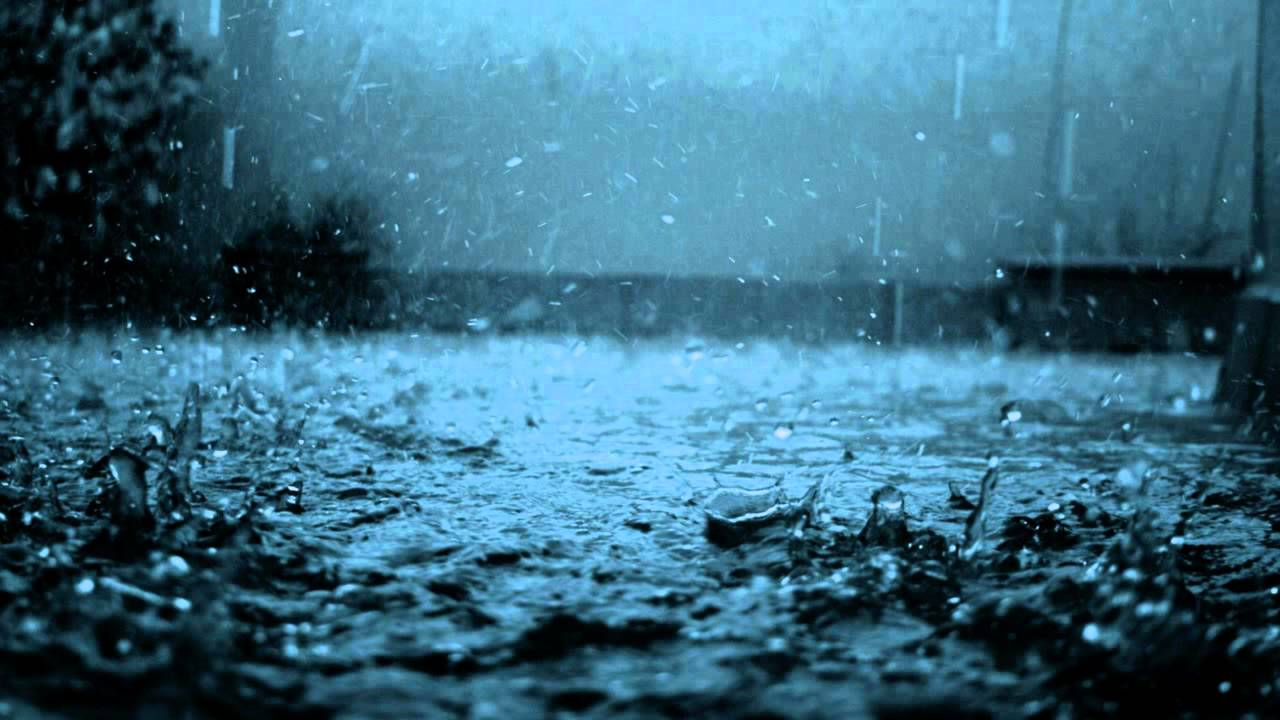
//> input picture 03_cvThreshold/rain.jpg, 1280 x 720 px
$ ./03_cvThreshold   (built with g++ and OpenCV 4)
//> lines starting //> are read from the running program, lines starting //| are printed output that depends on the picture; after the words box and inside, x2 and y2 are one past the last pixel; in counts of white or black regions, pixels touching at a corner belong together

#include <opencv2/core/core.hpp>
#include <opencv2/highgui/highgui.hpp>
#include <iostream>
#include <cstdio>
#include <cv.h>
using namespace cv;
using namespace std;

void * WindowHandle1;

char FileName[]="rain.jpg";
char TrackbarName[]="Threshold";

int TrackbarInitValue=180;
int TrackbarStopValue=255;

IplImage *Image1;
IplImage *Image2;
CvSize Image2Size;

int main()
{
	char FileName[]="rain.jpg";
    IplImage *Image;
    Image = cvLoadImage(FileName,CV_LOAD_IMAGE_GRAYSCALE);   // 讀取影像,轉換為灰階
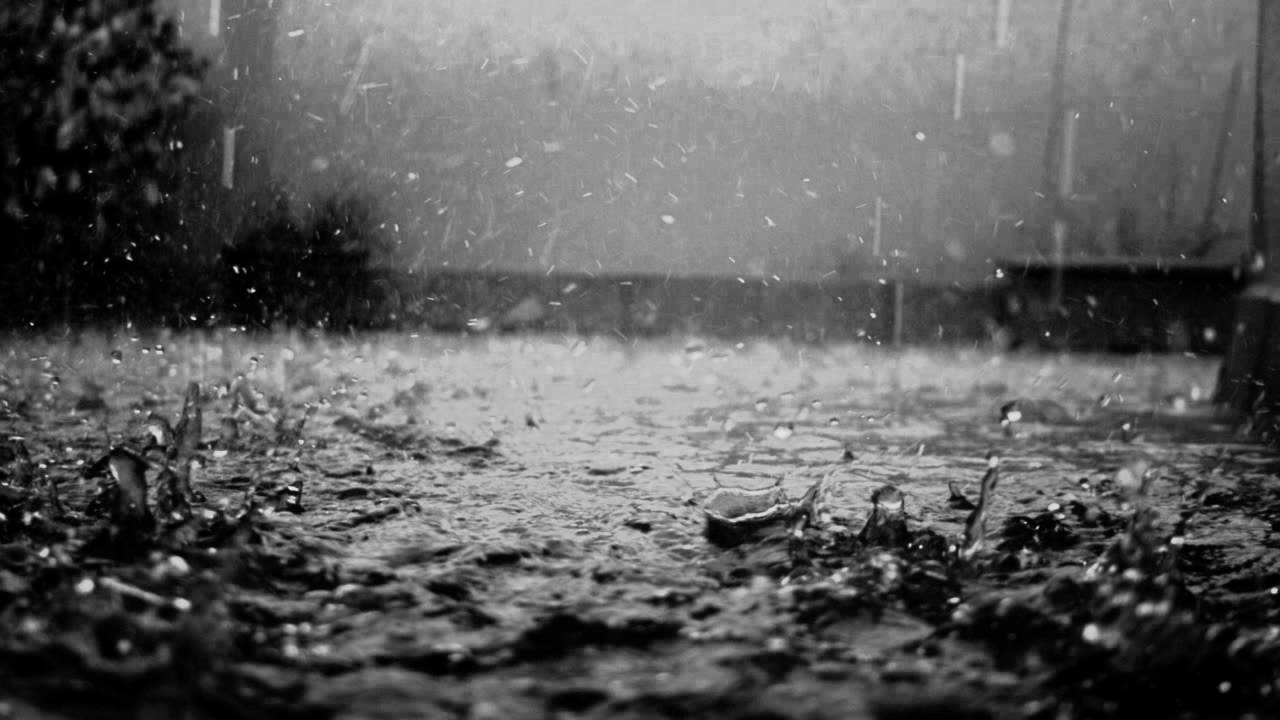
//> Image: 720 rows x 1280 cols, CV_8UC1; min 0, max 251, mean 94.2
    cvThreshold(Image,Image,128,255,CV_THRESH_BINARY);       // 將灰階值在128以上設為255,以下則設為0
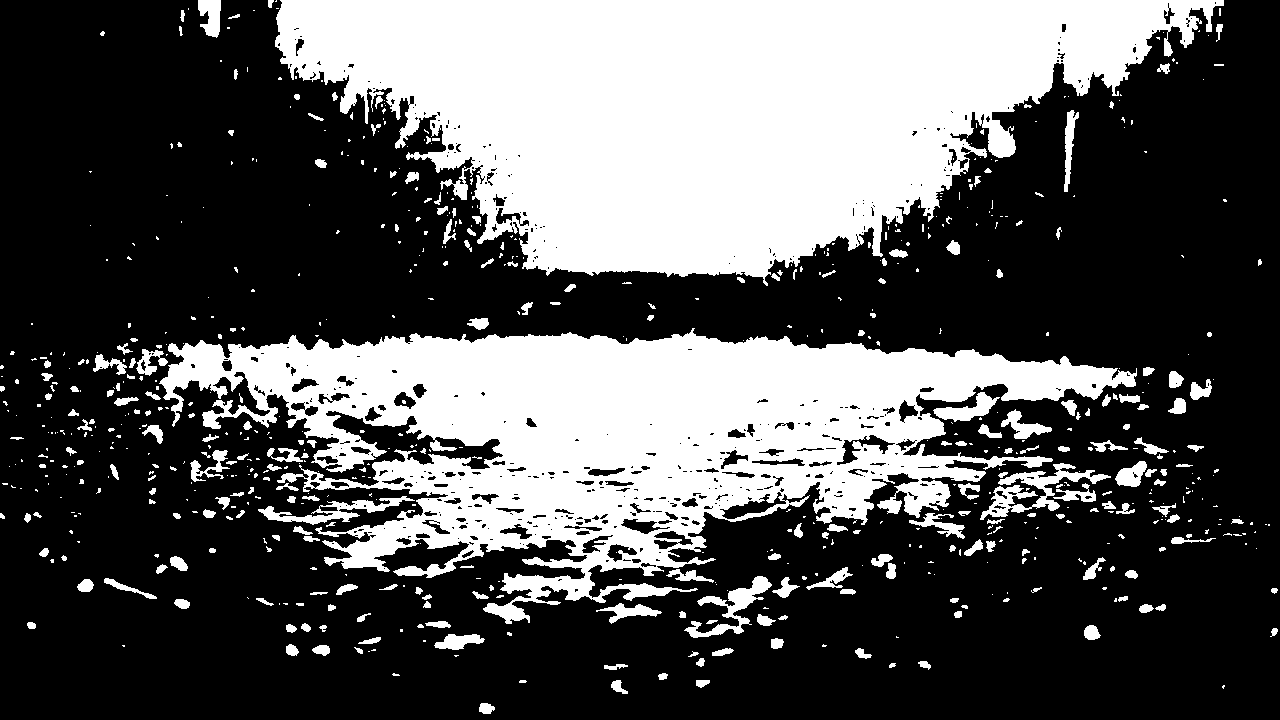
//> Image: 720 rows x 1280 cols, CV_8UC1; 34.5% white; 710 white regions (454 under 20 px), largest, box (x1, y1, x2, y2) and area: (275, 0, 1224, 286) 164118, (159, 328, 1137, 624) 125298, (980, 463, 1111, 520) 2096
    cvShowImage("Image",Image);
    cvWaitKey(0);
    cvDestroyWindow("Image");
    cvReleaseImage(&Image);
    return 0;

}
